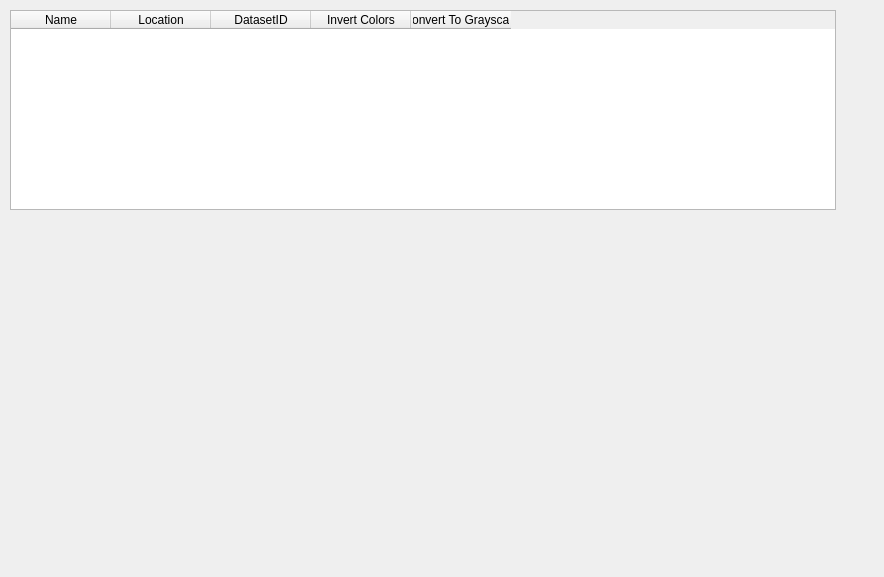
<?xml version="1.0" encoding="UTF-8"?>
<ui version="4.0">
 <class>Form</class>
 <widget class="QWidget" name="Form">
  <property name="geometry">
   <rect>
    <x>0</x>
    <y>0</y>
    <width>884</width>
    <height>577</height>
   </rect>
  </property>
  <property name="windowTitle">
   <string>Form</string>
  </property>
  <widget class="QTableWidget" name="fileInfoTableWidget">
   <property name="geometry">
    <rect>
     <x>10</x>
     <y>10</y>
     <width>826</width>
     <height>200</height>
    </rect>
   </property>
   <property name="sizePolicy">
    <sizepolicy hsizetype="Expanding" vsizetype="Expanding">
     <horstretch>0</horstretch>
     <verstretch>0</verstretch>
    </sizepolicy>
   </property>
   <property name="toolTip">
    <string/>
   </property>
   <property name="styleSheet">
    <string notr="true"/>
   </property>
   <column>
    <property name="text">
     <string>Name</string>
    </property>
   </column>
   <column>
    <property name="text">
     <string>Location</string>
    </property>
   </column>
   <column>
    <property name="text">
     <string>DatasetID</string>
    </property>
   </column>
   <column>
    <property name="text">
     <string>Invert Colors</string>
    </property>
   </column>
   <column>
    <property name="text">
     <string>Convert To Grayscale</string>
    </property>
   </column>
  </widget>
 </widget>
 <resources/>
 <connections/>
</ui>
